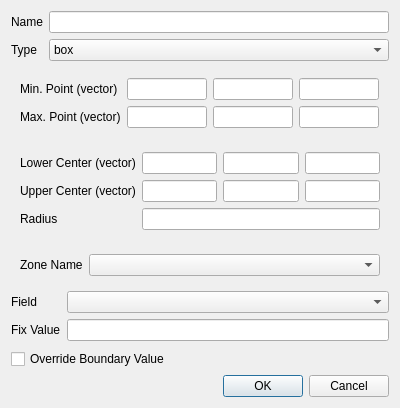
<?xml version="1.0" encoding="UTF-8"?>
<ui version="4.0">
 <class>OptionDialog</class>
 <widget class="QDialog" name="OptionDialog">
  <property name="geometry">
   <rect>
    <x>0</x>
    <y>0</y>
    <width>400</width>
    <height>408</height>
   </rect>
  </property>
  <property name="sizePolicy">
   <sizepolicy hsizetype="Fixed" vsizetype="Preferred">
    <horstretch>0</horstretch>
    <verstretch>0</verstretch>
   </sizepolicy>
  </property>
  <property name="minimumSize">
   <size>
    <width>400</width>
    <height>0</height>
   </size>
  </property>
  <property name="maximumSize">
   <size>
    <width>400</width>
    <height>16777215</height>
   </size>
  </property>
  <property name="windowTitle">
   <string>Initialization Option</string>
  </property>
  <layout class="QVBoxLayout" name="verticalLayout">
   <item>
    <widget class="QWidget" name="widget_9" native="true">
     <layout class="QFormLayout" name="formLayout_4">
      <property name="leftMargin">
       <number>0</number>
      </property>
      <property name="topMargin">
       <number>0</number>
      </property>
      <property name="rightMargin">
       <number>0</number>
      </property>
      <property name="bottomMargin">
       <number>0</number>
      </property>
      <item row="0" column="0">
       <widget class="QLabel" name="label">
        <property name="text">
         <string>Name</string>
        </property>
       </widget>
      </item>
      <item row="0" column="1">
       <widget class="QLineEdit" name="name"/>
      </item>
      <item row="1" column="0">
       <widget class="QLabel" name="label_2">
        <property name="text">
         <string>Type</string>
        </property>
       </widget>
      </item>
      <item row="1" column="1">
       <widget class="QComboBox" name="type">
        <item>
         <property name="text">
          <string>box</string>
         </property>
        </item>
        <item>
         <property name="text">
          <string>cylinder</string>
         </property>
        </item>
        <item>
         <property name="text">
          <string>cell zone</string>
         </property>
        </item>
       </widget>
      </item>
     </layout>
    </widget>
   </item>
   <item>
    <widget class="QWidget" name="typeProperties" native="true">
     <layout class="QVBoxLayout" name="verticalLayout_2">
      <property name="leftMargin">
       <number>0</number>
      </property>
      <property name="topMargin">
       <number>0</number>
      </property>
      <property name="rightMargin">
       <number>0</number>
      </property>
      <property name="bottomMargin">
       <number>0</number>
      </property>
      <item>
       <widget class="QWidget" name="box" native="true">
        <layout class="QFormLayout" name="formLayout">
         <property name="leftMargin">
          <number>9</number>
         </property>
         <property name="topMargin">
          <number>9</number>
         </property>
         <property name="rightMargin">
          <number>9</number>
         </property>
         <property name="bottomMargin">
          <number>9</number>
         </property>
         <item row="0" column="0">
          <widget class="QLabel" name="label_3">
           <property name="text">
            <string>Min. Point (vector)</string>
           </property>
          </widget>
         </item>
         <item row="0" column="1">
          <widget class="QWidget" name="widget_3" native="true">
           <layout class="QHBoxLayout" name="horizontalLayout">
            <property name="leftMargin">
             <number>0</number>
            </property>
            <property name="topMargin">
             <number>0</number>
            </property>
            <property name="rightMargin">
             <number>0</number>
            </property>
            <property name="bottomMargin">
             <number>0</number>
            </property>
            <item>
             <widget class="QLineEdit" name="minPointX">
              <property name="sizePolicy">
               <sizepolicy hsizetype="Preferred" vsizetype="Fixed">
                <horstretch>0</horstretch>
                <verstretch>0</verstretch>
               </sizepolicy>
              </property>
              <property name="maximumSize">
               <size>
                <width>80</width>
                <height>16777215</height>
               </size>
              </property>
             </widget>
            </item>
            <item>
             <widget class="QLineEdit" name="minPointY">
              <property name="sizePolicy">
               <sizepolicy hsizetype="Preferred" vsizetype="Fixed">
                <horstretch>0</horstretch>
                <verstretch>0</verstretch>
               </sizepolicy>
              </property>
              <property name="maximumSize">
               <size>
                <width>80</width>
                <height>16777215</height>
               </size>
              </property>
             </widget>
            </item>
            <item>
             <widget class="QLineEdit" name="minPointZ">
              <property name="sizePolicy">
               <sizepolicy hsizetype="Preferred" vsizetype="Fixed">
                <horstretch>0</horstretch>
                <verstretch>0</verstretch>
               </sizepolicy>
              </property>
              <property name="maximumSize">
               <size>
                <width>80</width>
                <height>16777215</height>
               </size>
              </property>
             </widget>
            </item>
           </layout>
          </widget>
         </item>
         <item row="1" column="0">
          <widget class="QLabel" name="label_4">
           <property name="text">
            <string>Max. Point (vector)</string>
           </property>
          </widget>
         </item>
         <item row="1" column="1">
          <widget class="QWidget" name="widget_4" native="true">
           <layout class="QHBoxLayout" name="horizontalLayout_2">
            <property name="leftMargin">
             <number>0</number>
            </property>
            <property name="topMargin">
             <number>0</number>
            </property>
            <property name="rightMargin">
             <number>0</number>
            </property>
            <property name="bottomMargin">
             <number>0</number>
            </property>
            <item>
             <widget class="QLineEdit" name="maxPointX">
              <property name="sizePolicy">
               <sizepolicy hsizetype="Preferred" vsizetype="Fixed">
                <horstretch>0</horstretch>
                <verstretch>0</verstretch>
               </sizepolicy>
              </property>
              <property name="maximumSize">
               <size>
                <width>80</width>
                <height>16777215</height>
               </size>
              </property>
             </widget>
            </item>
            <item>
             <widget class="QLineEdit" name="maxPointY">
              <property name="sizePolicy">
               <sizepolicy hsizetype="Preferred" vsizetype="Fixed">
                <horstretch>0</horstretch>
                <verstretch>0</verstretch>
               </sizepolicy>
              </property>
              <property name="maximumSize">
               <size>
                <width>80</width>
                <height>16777215</height>
               </size>
              </property>
             </widget>
            </item>
            <item>
             <widget class="QLineEdit" name="maxPointZ">
              <property name="sizePolicy">
               <sizepolicy hsizetype="Preferred" vsizetype="Fixed">
                <horstretch>0</horstretch>
                <verstretch>0</verstretch>
               </sizepolicy>
              </property>
              <property name="maximumSize">
               <size>
                <width>80</width>
                <height>16777215</height>
               </size>
              </property>
             </widget>
            </item>
           </layout>
          </widget>
         </item>
        </layout>
       </widget>
      </item>
      <item>
       <widget class="QWidget" name="cylinder" native="true">
        <layout class="QFormLayout" name="formLayout_2">
         <property name="leftMargin">
          <number>9</number>
         </property>
         <property name="topMargin">
          <number>9</number>
         </property>
         <property name="rightMargin">
          <number>9</number>
         </property>
         <property name="bottomMargin">
          <number>9</number>
         </property>
         <item row="0" column="0">
          <widget class="QLabel" name="label_5">
           <property name="text">
            <string>Lower Center (vector)</string>
           </property>
          </widget>
         </item>
         <item row="0" column="1">
          <widget class="QWidget" name="widget_6" native="true">
           <layout class="QHBoxLayout" name="horizontalLayout_3">
            <property name="leftMargin">
             <number>0</number>
            </property>
            <property name="topMargin">
             <number>0</number>
            </property>
            <property name="rightMargin">
             <number>0</number>
            </property>
            <property name="bottomMargin">
             <number>0</number>
            </property>
            <item>
             <widget class="QLineEdit" name="lowerCenterX">
              <property name="sizePolicy">
               <sizepolicy hsizetype="Preferred" vsizetype="Fixed">
                <horstretch>0</horstretch>
                <verstretch>0</verstretch>
               </sizepolicy>
              </property>
             </widget>
            </item>
            <item>
             <widget class="QLineEdit" name="lowerCenterY">
              <property name="sizePolicy">
               <sizepolicy hsizetype="Preferred" vsizetype="Fixed">
                <horstretch>0</horstretch>
                <verstretch>0</verstretch>
               </sizepolicy>
              </property>
             </widget>
            </item>
            <item>
             <widget class="QLineEdit" name="lowerCenterZ">
              <property name="sizePolicy">
               <sizepolicy hsizetype="Preferred" vsizetype="Fixed">
                <horstretch>0</horstretch>
                <verstretch>0</verstretch>
               </sizepolicy>
              </property>
             </widget>
            </item>
           </layout>
          </widget>
         </item>
         <item row="1" column="0">
          <widget class="QLabel" name="label_6">
           <property name="text">
            <string>Upper Center (vector)</string>
           </property>
          </widget>
         </item>
         <item row="1" column="1">
          <widget class="QWidget" name="widget_7" native="true">
           <layout class="QHBoxLayout" name="horizontalLayout_4">
            <property name="leftMargin">
             <number>0</number>
            </property>
            <property name="topMargin">
             <number>0</number>
            </property>
            <property name="rightMargin">
             <number>0</number>
            </property>
            <property name="bottomMargin">
             <number>0</number>
            </property>
            <item>
             <widget class="QLineEdit" name="upperCenterX">
              <property name="sizePolicy">
               <sizepolicy hsizetype="Preferred" vsizetype="Fixed">
                <horstretch>0</horstretch>
                <verstretch>0</verstretch>
               </sizepolicy>
              </property>
             </widget>
            </item>
            <item>
             <widget class="QLineEdit" name="upperCenterY">
              <property name="sizePolicy">
               <sizepolicy hsizetype="Preferred" vsizetype="Fixed">
                <horstretch>0</horstretch>
                <verstretch>0</verstretch>
               </sizepolicy>
              </property>
             </widget>
            </item>
            <item>
             <widget class="QLineEdit" name="upperCenterZ">
              <property name="sizePolicy">
               <sizepolicy hsizetype="Preferred" vsizetype="Fixed">
                <horstretch>0</horstretch>
                <verstretch>0</verstretch>
               </sizepolicy>
              </property>
             </widget>
            </item>
           </layout>
          </widget>
         </item>
         <item row="2" column="0">
          <widget class="QLabel" name="label_7">
           <property name="text">
            <string>Radius</string>
           </property>
          </widget>
         </item>
         <item row="2" column="1">
          <widget class="QLineEdit" name="radius"/>
         </item>
        </layout>
       </widget>
      </item>
      <item>
       <widget class="QWidget" name="cellZone" native="true">
        <layout class="QFormLayout" name="formLayout_3">
         <property name="leftMargin">
          <number>9</number>
         </property>
         <property name="topMargin">
          <number>9</number>
         </property>
         <property name="rightMargin">
          <number>9</number>
         </property>
         <property name="bottomMargin">
          <number>9</number>
         </property>
         <item row="0" column="0">
          <widget class="QLabel" name="label_8">
           <property name="text">
            <string>Zone Name</string>
           </property>
          </widget>
         </item>
         <item row="0" column="1">
          <widget class="QComboBox" name="zoneName"/>
         </item>
        </layout>
       </widget>
      </item>
     </layout>
    </widget>
   </item>
   <item>
    <widget class="QWidget" name="widget_10" native="true">
     <layout class="QFormLayout" name="formLayout_5">
      <property name="leftMargin">
       <number>0</number>
      </property>
      <property name="topMargin">
       <number>0</number>
      </property>
      <property name="rightMargin">
       <number>0</number>
      </property>
      <property name="bottomMargin">
       <number>0</number>
      </property>
      <item row="0" column="0">
       <widget class="QLabel" name="label_10">
        <property name="text">
         <string>Field</string>
        </property>
       </widget>
      </item>
      <item row="0" column="1">
       <widget class="QComboBox" name="field"/>
      </item>
      <item row="1" column="0">
       <widget class="QLabel" name="label_11">
        <property name="text">
         <string>Fix Value</string>
        </property>
       </widget>
      </item>
      <item row="1" column="1">
       <widget class="QLineEdit" name="fixValue"/>
      </item>
     </layout>
    </widget>
   </item>
   <item>
    <widget class="QCheckBox" name="overrideBoundaryValue">
     <property name="text">
      <string>Override Boundary Value</string>
     </property>
    </widget>
   </item>
   <item>
    <widget class="QDialogButtonBox" name="buttonBox">
     <property name="orientation">
      <enum>Qt::Horizontal</enum>
     </property>
     <property name="standardButtons">
      <set>QDialogButtonBox::Cancel|QDialogButtonBox::Ok</set>
     </property>
    </widget>
   </item>
  </layout>
 </widget>
 <resources/>
 <connections>
  <connection>
   <sender>buttonBox</sender>
   <signal>accepted()</signal>
   <receiver>OptionDialog</receiver>
   <slot>accept()</slot>
   <hints>
    <hint type="sourcelabel">
     <x>248</x>
     <y>254</y>
    </hint>
    <hint type="destinationlabel">
     <x>157</x>
     <y>274</y>
    </hint>
   </hints>
  </connection>
  <connection>
   <sender>buttonBox</sender>
   <signal>rejected()</signal>
   <receiver>OptionDialog</receiver>
   <slot>reject()</slot>
   <hints>
    <hint type="sourcelabel">
     <x>316</x>
     <y>260</y>
    </hint>
    <hint type="destinationlabel">
     <x>286</x>
     <y>274</y>
    </hint>
   </hints>
  </connection>
 </connections>
</ui>
